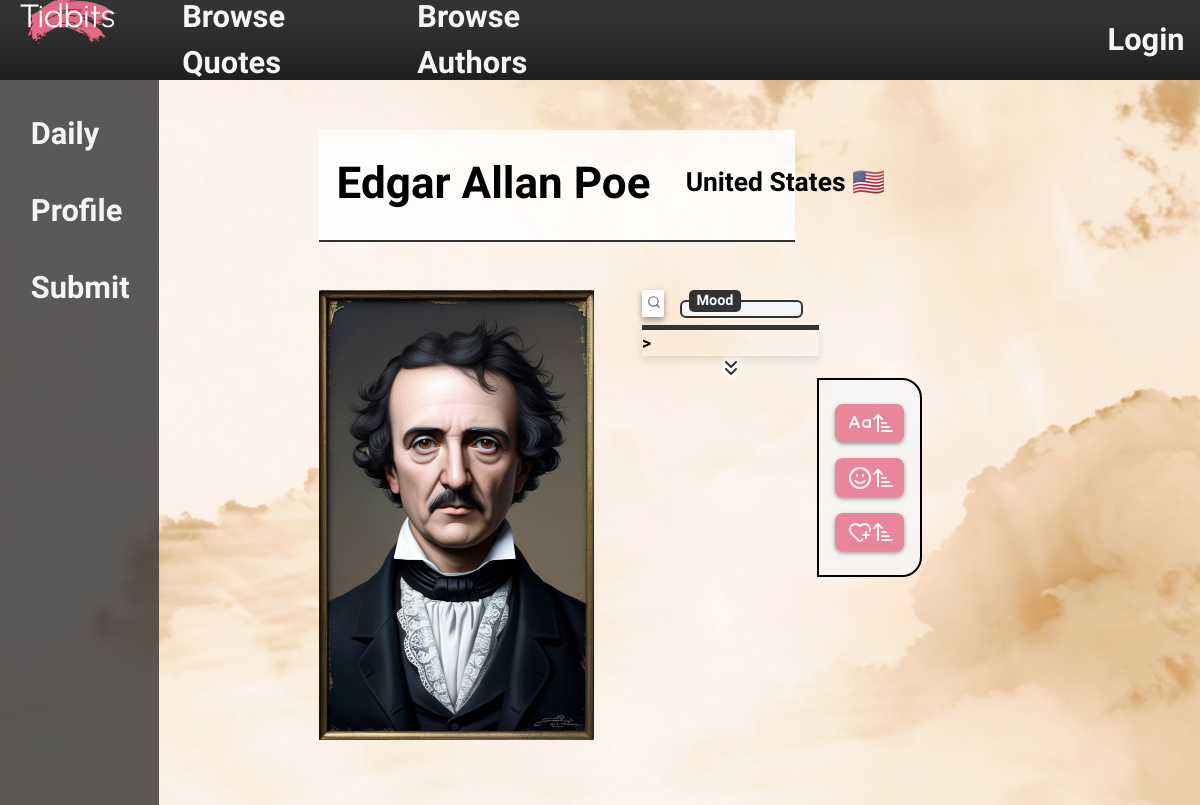
Page /quotes/author/edgar-allan-poe/ on the committed database.
### quotes/models.py (models this page shows, shortened)
class Author(models.Model):
    name = models.CharField(max_length=50, unique=True)
    slug = models.SlugField(max_length=50, unique=True)
    created_at = models.DateTimeField(auto_now_add=True, null=True)
    updated_at = models.DateTimeField(auto_now=True)
    nationality = models.ForeignKey(Nationality, on_delete=models.SET_NULL, null=True, blank=True, related_name='authors')
    portrait = models.ImageField(upload_to='authors', null=True, blank=True)

class Nationality(models.Model):
    name = models.CharField(max_length=50, unique=True)
    code = models.CharField(max_length=3, unique=True)
    class Meta:
        verbose_name_plural = "nationalities"
    def __str__(self):
        return self.name

### quotes/views.py (the view)
# urls.py: path('author/<slug:slug>/', views.AuthorDetail.as_view(), name='author_detail'),
class AuthorDetail(generic.DetailView):
    model = Author

### quotes/templates/quotes/author_detail.html (shortened to what this page needs)
{% extends 'base.html' %}
{% load static %}
{% block head %}
    <link rel="stylesheet" href="{% static 'quotes/css/author-detail.css' %}">
    <link rel="stylesheet" href="{% static 'quotes/css/generic-list.css' %}">
    <link rel="stylesheet" href="{% static 'quotes/css/quote-list.css' %}">
    <link rel="stylesheet" href="{% static 'quotes/css/share-modal.css' %}">
{% endblock %}
{% block content %}
    <div id="header">
        <div id="author-banner">
            <h1 class="author-name">{{ author.name }}</h1>
            <h1 class="author-country">{{ author.nationality }} 🇺🇸</h1>
        </div>
    </div>
    <div id="portrait-box">
        <img src='/static/quotes/images/portrait/{{ author.slug }}.jpg' alt="{{ author.name }}" width="275" height="450">
    </div>
    <div id="list-container">
        {% include 'quotes/quote_list.html' with author=author.slug batch_size=4 %}
    </div>
{% endblock %}

### static/css/base.css (style rules this page uses)
*, *::before, *::after { box-sizing: border-box; margin: 0; padding: 0; }
:root { --header-offset: 0px; --gradient-bg: radial-gradient(49% 81% at 45% 47%, #666 0%, #ffffff00 100%),radial-gradient(113% 91% at 17% -2%, #111 1%, #ffffff00 100%),radial-gradient(142% 91% at 83% 7%, #333 1%, #ffffff00 100%),radial-gradient(142% 91% at -6% 74%, #222 50%, #e36883 100%),radial-gradient(142% 91% at 111% 84%, #333 0%, #666 100%); }
html { overflow-y: hidden; }
body { display: grid; height: 100vh; grid-template-columns: auto 1fr; grid-template-rows: auto 1fr; grid-template-areas:"topbar topbar" "sidebar content"; font-size: 1.1rem; font-family: "Urbanist", sans-serif; font-weight: 600; line-height: 1.5; background-attachment: fixed; background-repeat: no-repeat; background-size: cover; background-image: var(--gradient-bg) }

### static/css/form-layout.css (style rules this page uses)
h1 { font-size: 2rem; margin-bottom: 0.25rem; }

### quotes/static/quotes/css/author-detail.css (style rules this page uses)
:root { --bg-image: url('/static/images/bg/paper_bg.jpg'); }
body { margin: 0; background: var(--bg-image); background-attachment: fixed; background-position: center; background-repeat: no-repeat; background-size: cover; }
#portrait-box { grid-area: pBox; position: sticky; top: var(--header-offset, 0); }
#header { grid-area: aHeader; position: sticky; top: 0; padding: 50px 10px 3rem 0; margin-right: -10px; z-index: 10; background: var(--bg-image); background-attachment: fixed; background-position: center; background-repeat: no-repeat; background-size: cover; }
#author-banner { display: flex; justify-content: space-between; align-items: center; white-space: nowrap; height: 7rem; gap: 2em; padding: 1em; background-color: rgba(255, 255, 255, .8); border-bottom: 2px solid #333; }
#list-container { grid-area: lCont; }
.author-name { font-size: 2.5em; }
.author-country { font-size: 1.5em; }
#portrait-box img { display: block; max-width: 100%; min-width: 150px; height: auto; }

### quotes/static/quotes/css/generic-list.css (style rules this page uses)
#list-container { display: grid; grid-template-columns: 1fr auto; grid-template-rows: auto 1fr; grid-template-areas:"topCell ." "centerCell rightCell"; width: 100%; }

### rows in the picture
Author: name "Edgar Allan Poe", nationality "United States", slug (picture)
